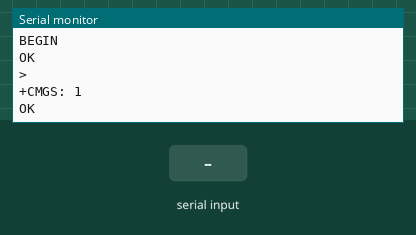
Recording of a sketch running on a simulated Arduino Uno, built with avr-gcc and run on an emulated ATmega328P. Parts: the last lines printed to the serial monitor. The inputs (shaded band) are chosen by the test bench. The modem accepts every AT command (registered, SIM ready, sends succeed) and sends nothing else.

Above: at 4.3 s.
4.4 s: "1" received over the second serial link
At 4.7 s:
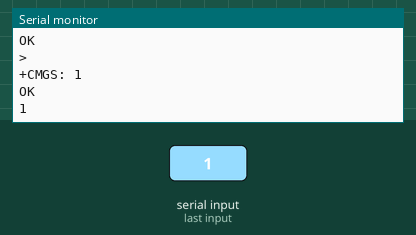
5.9 s: "0" received over the second serial link
At 7.1 s:
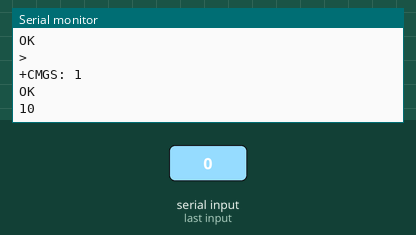

The sketch:

SIM800C_AT_CMD_Testing.ino
```cpp
#include <SoftwareSerial.h>

SoftwareSerial SIMSerial(10, 9); // RX, TX    //initialize Software serial for SIM800C GSM/GPRS Module

void setup()
{
  Serial.begin(19200);
  SIMSerial.begin(19200);

  Serial.println("BEGIN");

  SendMessage();
}

void loop()
{
  if(Serial.available() > 0)
  {
    SIMSerial.write(Serial.read());
  }

  if(SIMSerial.available() > 0)
  {
    Serial.write(SIMSerial.read());
  }
}

 void SendMessage()
{
    SIMSerial.println("AT+CMGF=1");    //Sets the GSM Module in Text Mode
  delay(1000);  // Delay of 1000 milli seconds or 1 second
    SIMSerial.println("AT+CMGS=\"+60173574711\"\r"); // Replace x with mobile number
  delay(1000);
    SIMSerial.println("I am SMS from GSM Module");// The SMS text you want to send
  delay(100);
   SIMSerial.println((char)26);// ASCII code of CTRL+Z
  delay(1000);
}
```

Measured:
- after the input at 4.4 s, the serial monitor: prints a new line at once (image 1)
- after the input at 5.9 s, the serial monitor: prints a new line at once (image 2)
